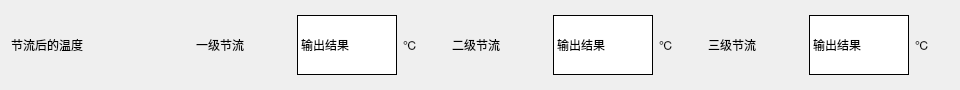
                         <widget class="QFrame" name="frame_11">
                          <property name="sizePolicy">
                           <sizepolicy hsizetype="Expanding" vsizetype="Preferred">
                            <horstretch>0</horstretch>
                            <verstretch>0</verstretch>
                           </sizepolicy>
                          </property>
                          <property name="minimumSize">
                           <size>
                            <width>900</width>
                            <height>90</height>
                           </size>
                          </property>
                          <property name="maximumSize">
                           <size>
                            <width>16777215</width>
                            <height>75</height>
                           </size>
                          </property>
                          <property name="styleSheet">
                           <string notr="true">border:0px</string>
                          </property>
                          <property name="frameShape">
                           <enum>QFrame::StyledPanel</enum>
                          </property>
                          <property name="frameShadow">
                           <enum>QFrame::Raised</enum>
                          </property>
                          <layout class="QHBoxLayout" name="horizontalLayout_2">
                           <property name="bottomMargin">
                            <number>11</number>
                           </property>
                           <item>
                            <widget class="QLabel" name="label_24">
                             <property name="minimumSize">
                              <size>
                               <width>170</width>
                               <height>0</height>
                              </size>
                             </property>
                             <property name="maximumSize">
                              <size>
                               <width>170</width>
                               <height>16777215</height>
                              </size>
                             </property>
                             <property name="styleSheet">
                              <string notr="true">font: 20pt &quot;黑体&quot;; </string>
                             </property>
                             <property name="text">
                              <string>节流后的温度</string>
                             </property>
                             <property name="wordWrap">
                              <bool>true</bool>
                             </property>
                             <property name="margin">
                              <number>0</number>
                             </property>
                            </widget>
                           </item>
                           <item>
                            <widget class="QFrame" name="frame_24">
                             <property name="sizePolicy">
                              <sizepolicy hsizetype="Expanding" vsizetype="Expanding">
                               <horstretch>0</horstretch>
                               <verstretch>0</verstretch>
                              </sizepolicy>
                             </property>
                             <property name="minimumSize">
                              <size>
                               <width>250</width>
                               <height>0</height>
                              </size>
                             </property>
                             <property name="styleSheet">
                              <string notr="true"/>
                             </property>
                             <property name="frameShape">
                              <enum>QFrame::StyledPanel</enum>
                             </property>
                             <property name="frameShadow">
                              <enum>QFrame::Raised</enum>
                             </property>
                             <layout class="QHBoxLayout" name="horizontalLayout_22">
                              <property name="spacing">
                               <number>6</number>
                              </property>
                              <property name="topMargin">
                               <number>4</number>
                              </property>
                              <property name="rightMargin">
                               <number>9</number>
                              </property>
                              <property name="bottomMargin">
                               <number>4</number>
                              </property>
                              <item>
                               <widget class="QLabel" name="label_44">
                                <property name="sizePolicy">
                                 <sizepolicy hsizetype="Preferred" vsizetype="Preferred">
                                  <horstretch>0</horstretch>
                                  <verstretch>0</verstretch>
                                 </sizepolicy>
                                </property>
                                <property name="maximumSize">
                                 <size>
                                  <width>16777215</width>
                                  <height>16777215</height>
                                 </size>
                                </property>
                                <property name="styleSheet">
                                 <string notr="true">font: 14pt &quot;黑体&quot;;</string>
                                </property>
                                <property name="text">
                                 <string>一级节流</string>
                                </property>
                               </widget>
                              </item>
                              <item>
                               <widget class="QLabel" name="T2_label">
                                <property name="minimumSize">
                                 <size>
                                  <width>100</width>
                                  <height>0</height>
                                 </size>
                                </property>
                                <property name="styleSheet">
                                 <string notr="true">font: 75 12pt &quot;宋体&quot;;
border-bottom: 1px solid rgb(0,0,0);

border:1px inset;
background-color: rgb(255, 255, 255);</string>
                                </property>
                                <property name="text">
                                 <string>输出结果</string>
                                </property>
                               </widget>
                              </item>
                              <item>
                               <widget class="QLabel" name="label_25">
                                <property name="maximumSize">
                                 <size>
                                  <width>25</width>
                                  <height>16777215</height>
                                 </size>
                                </property>
                                <property name="styleSheet">
                                 <string notr="true">
font: 12pt &quot;Times New Roman&quot;;</string>
                                </property>
                                <property name="text">
                                 <string>℃</string>
                                </property>
                               </widget>
                              </item>
                             </layout>
                            </widget>
                           </item>
                           <item>
                            <widget class="QFrame" name="frame_25">
                             <property name="sizePolicy">
                              <sizepolicy hsizetype="Expanding" vsizetype="Expanding">
                               <horstretch>0</horstretch>
                               <verstretch>0</verstretch>
                              </sizepolicy>
                             </property>
                             <property name="minimumSize">
                              <size>
                               <width>250</width>
                               <height>0</height>
                              </size>
                             </property>
                             <property name="styleSheet">
                              <string notr="true"/>
                             </property>
                             <property name="frameShape">
                              <enum>QFrame::StyledPanel</enum>
                             </property>
                             <property name="frameShadow">
                              <enum>QFrame::Raised</enum>
                             </property>
                             <layout class="QHBoxLayout" name="horizontalLayout_23">
                              <property name="spacing">
                               <number>6</number>
                              </property>
                              <property name="topMargin">
                               <number>4</number>
                              </property>
                              <property name="rightMargin">
                               <number>9</number>
                              </property>
                              <property name="bottomMargin">
                               <number>4</number>
                              </property>
                              <item>
                               <widget class="QLabel" name="label_45">
                                <property name="sizePolicy">
                                 <sizepolicy hsizetype="Preferred" vsizetype="Preferred">
                                  <horstretch>0</horstretch>
                                  <verstretch>0</verstretch>
                                 </sizepolicy>
                                </property>
                                <property name="maximumSize">
                                 <size>
                                  <width>16777215</width>
                                  <height>16777215</height>
                                 </size>
                                </property>
                                <property name="styleSheet">
                                 <string notr="true">font: 14pt &quot;黑体&quot;;</string>
                                </property>
                                <property name="text">
                                 <string>二级节流</string>
                                </property>
                               </widget>
                              </item>
                              <item>
                               <widget class="QLabel" name="T22_label">
                                <property name="minimumSize">
                                 <size>
                                  <width>100</width>
                                  <height>0</height>
                                 </size>
                                </property>
                                <property name="styleSheet">
                                 <string notr="true">font: 75 12pt &quot;宋体&quot;;
border-bottom: 1px solid rgb(0,0,0);

border:1px inset;
background-color: rgb(255, 255, 255);</string>
                                </property>
                                <property name="text">
                                 <string>输出结果</string>
                                </property>
                               </widget>
                              </item>
                              <item>
                               <widget class="QLabel" name="label_46">
                                <property name="maximumSize">
                                 <size>
                                  <width>25</width>
                                  <height>16777215</height>
                                 </size>
                                </property>
                                <property name="styleSheet">
                                 <string notr="true">
font: 12pt &quot;Times New Roman&quot;;</string>
                                </property>
                                <property name="text">
                                 <string>℃</string>
                                </property>
                               </widget>
                              </item>
                             </layout>
                            </widget>
                           </item>
                           <item>
                            <widget class="QFrame" name="frame_26">
                             <property name="sizePolicy">
                              <sizepolicy hsizetype="Expanding" vsizetype="Expanding">
                               <horstretch>0</horstretch>
                               <verstretch>0</verstretch>
                              </sizepolicy>
                             </property>
                             <property name="minimumSize">
                              <size>
                               <width>250</width>
                               <height>0</height>
                              </size>
                             </property>
                             <property name="styleSheet">
                              <string notr="true"/>
                             </property>
                             <property name="frameShape">
                              <enum>QFrame::StyledPanel</enum>
                             </property>
                             <property name="frameShadow">
                              <enum>QFrame::Raised</enum>
                             </property>
                             <layout class="QHBoxLayout" name="horizontalLayout_24">
                              <property name="spacing">
                               <number>6</number>
                              </property>
                              <property name="topMargin">
                               <number>4</number>
                              </property>
                              <property name="rightMargin">
                               <number>9</number>
                              </property>
                              <property name="bottomMargin">
                               <number>4</number>
                              </property>
                              <item>
                               <widget class="QLabel" name="label_47">
                                <property name="sizePolicy">
                                 <sizepolicy hsizetype="Preferred" vsizetype="Preferred">
                                  <horstretch>0</horstretch>
                                  <verstretch>0</verstretch>
                                 </sizepolicy>
                                </property>
                                <property name="maximumSize">
                                 <size>
                                  <width>16777215</width>
                                  <height>16777215</height>
                                 </size>
                                </property>
                                <property name="styleSheet">
                                 <string notr="true">font: 14pt &quot;黑体&quot;;</string>
                                </property>
                                <property name="text">
                                 <string>三级节流</string>
                                </property>
                               </widget>
                              </item>
                              <item>
                               <widget class="QLabel" name="T222_label">
                                <property name="minimumSize">
                                 <size>
                                  <width>100</width>
                                  <height>0</height>
                                 </size>
                                </property>
                                <property name="styleSheet">
                                 <string notr="true">font: 75 12pt &quot;宋体&quot;;
border-bottom: 1px solid rgb(0,0,0);

border:1px inset;
background-color: rgb(255, 255, 255);</string>
                                </property>
                                <property name="text">
                                 <string>输出结果</string>
                                </property>
                               </widget>
                              </item>
                              <item>
                               <widget class="QLabel" name="label_49">
                                <property name="maximumSize">
                                 <size>
                                  <width>25</width>
                                  <height>16777215</height>
                                 </size>
                                </property>
                                <property name="styleSheet">
                                 <string notr="true">
font: 12pt &quot;Times New Roman&quot;;</string>
                                </property>
                                <property name="text">
                                 <string>℃</string>
                                </property>
                               </widget>
                              </item>
                             </layout>
                            </widget>
                           </item>
                          </layout>
                         </widget>
